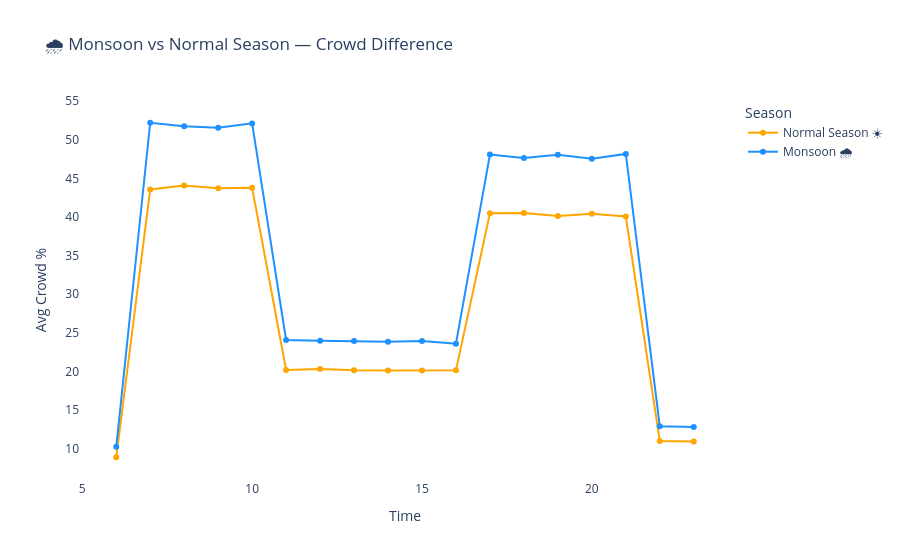

Notebook cell for this chart:
### Code cell
# --- GRAPH 5: Monsoon vs Normal ---
monsoon_data = df.groupby(
    ['is_monsoon', 'hour'])['crowd_percent'].mean().reset_index()
monsoon_data['Season'] = monsoon_data['is_monsoon'].map(
    {0: 'Normal Season ☀️', 1: 'Monsoon 🌧️'}
)

fig5 = px.line(
    monsoon_data,
    x='hour',
    y='crowd_percent',
    color='Season',
    title='🌧️ Monsoon vs Normal Season — Crowd Difference',
    labels={'hour': 'Time', 'crowd_percent': 'Avg Crowd %'},
    markers=True,
    color_discrete_map={
        'Normal Season ☀️': '#FFA500',
        'Monsoon 🌧️': '#1E90FF'
    }
)
fig5.update_layout(plot_bgcolor='white')
fig5.show()
print("✅ Graph 5 Done : Monsoon Effect")

### Figure 1 — Plotly figure (JSON) as saved in the notebook; plotly's stock layout.template omitted (floating-point values rounded to 4 significant figures)
{"data": [{"hovertemplate": "Season=Normal Season ☀️<br>Time=%{x}<br>Avg Crowd %=%{y}<extra></extra>", "legendgroup": "Normal Season ☀️", "line": {"color": "#FFA500", "dash": "solid"}, "marker": {"symbol": "circle"}, "mode": "lines+markers", "name": "Normal Season ☀️", "orientation": "v", "showlegend": true, "type": "scatter", "x": [6, 7, 8, 9, 10, 11, 12, 13, 14, 15, 16, 17, 18, 19, 20, 21, 22, 23], "xaxis": "x", "y": [8.862, 43.57, 44.07, 43.73, 43.78, 20.16, 20.28, 20.13, 20.11, 20.12, 20.13, 40.48, 40.51, 40.11, 40.4, 40.06, 10.98, 10.92], "yaxis": "y"}, {"hovertemplate": "Season=Monsoon 🌧️<br>Time=%{x}<br>Avg Crowd %=%{y}<extra></extra>", "legendgroup": "Monsoon 🌧️", "line": {"color": "#1E90FF", "dash": "solid"}, "marker": {"symbol": "circle"}, "mode": "lines+markers", "name": "Monsoon 🌧️", "orientation": "v", "showlegend": true, "type": "scatter", "x": [6, 7, 8, 9, 10, 11, 12, 13, 14, 15, 16, 17, 18, 19, 20, 21, 22, 23], "xaxis": "x", "y": [10.21, 52.21, 51.76, 51.58, 52.13, 24.06, 23.96, 23.91, 23.82, 23.93, 23.57, 48.09, 47.63, 48.07, 47.55, 48.17, 12.89, 12.77], "yaxis": "y"}], "layout": {"legend": {"title": {"text": "Season"}, "tracegroupgap": 0}, "plot_bgcolor": "white", "title": {"text": "🌧️ Monsoon vs Normal Season — Crowd Difference"}, "xaxis": {"anchor": "y", "domain": [0, 1], "title": {"text": "Time"}}, "yaxis": {"anchor": "x", "domain": [0, 1], "title": {"text": "Avg Crowd %"}}}}
